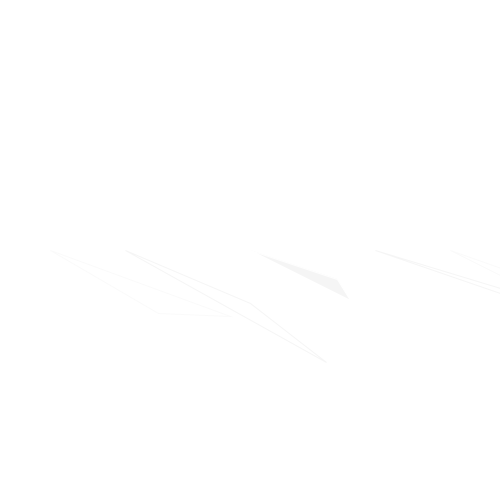
Frame 1 (no input)
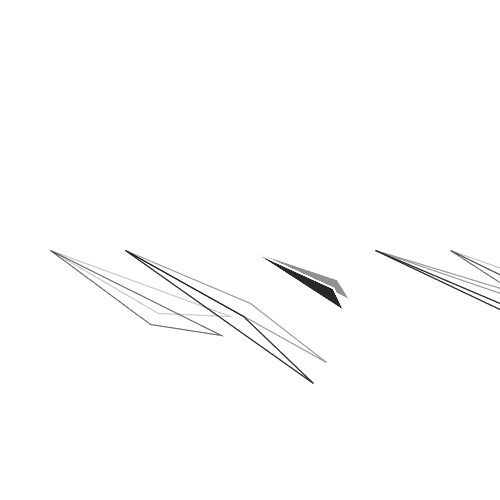
Frame 60 (the mouse pressed at the canvas centre just before this capture)
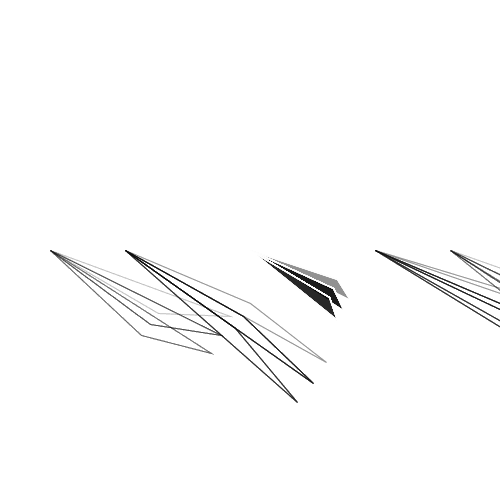
Frame 120 (the mouse held since frame 60 and released just before this capture)

The Processing sketch that drew these frames (run headless with seeded random() and noise(); from frame 60 on, the mouse is pressed at the canvas centre):

// Processing sketch: processing_169829
// ── processing_169829.pde

void setup(){
 size(500,500);
background(255);
smooth();

}

void draw(){
  fill(255,30);

 pushMatrix();
/*noStroke();
colorMode(HSB, 100);
for (int l = 0; l < 100; l++) {
for (int j = 0; j < 100; j++) {
  point(l, j);
  stroke(l, j, 100);
*/ 
    translate(50,250);
    /*
  colorMode(HSB,100);
    for (int a=1; a<100; a++){
      for(int b=1; b<100; b++){
        point(a,b);
    float farbe=map(color(a,b),0,100,0,2*PI);
    */
    noFill();
   stroke(0,5);
float sec=map(second(),1,59,0,2*PI);
rotate(sec);
triangle(0,0,-60,-110,-120,-150);
      

popMatrix();

pushMatrix();
stroke(255);
fill(0,10);
translate(250,250);
float sek=map(second(),1,59,0,2*PI);
rotate(sek);
triangle(0,0,-60,-70,-60,-95);
popMatrix();

pushMatrix();
stroke(0,5);
noFill();
translate(450,250);
float stu=map(second(),1,59,0,2*PI);
rotate(stu);
triangle(0,0,-60,-95,-90,-110);
popMatrix();

pushMatrix();
stroke(0,10);
noFill();
translate(375,250);
float stun=map(second(),1,59,0,2*PI);
rotate(stun);
triangle(0,0,-150,-180,-180,-200);
popMatrix();

pushMatrix();
stroke(0,10);
noFill();
translate(125,250);
float stund=map(second(),1,59,0,2*PI);
rotate(stund);
triangle(0,0,-80,-110,-115,-200);
popMatrix();
/*
pushMatrix();
fill(230,10);
noStroke();
translate(0,mouseY);
ellipse(0,0,50,50);
ellipse(75,0,50,50);
ellipse(150,0,50,50);
ellipse(225,0,50,50);
ellipse(300,0,50,50);
ellipse(325,0,50,50);
ellipse(400,0,50,50);
ellipse(425,0,50,50);
ellipse(500,0,50,50);
popMatrix();
*/


}
